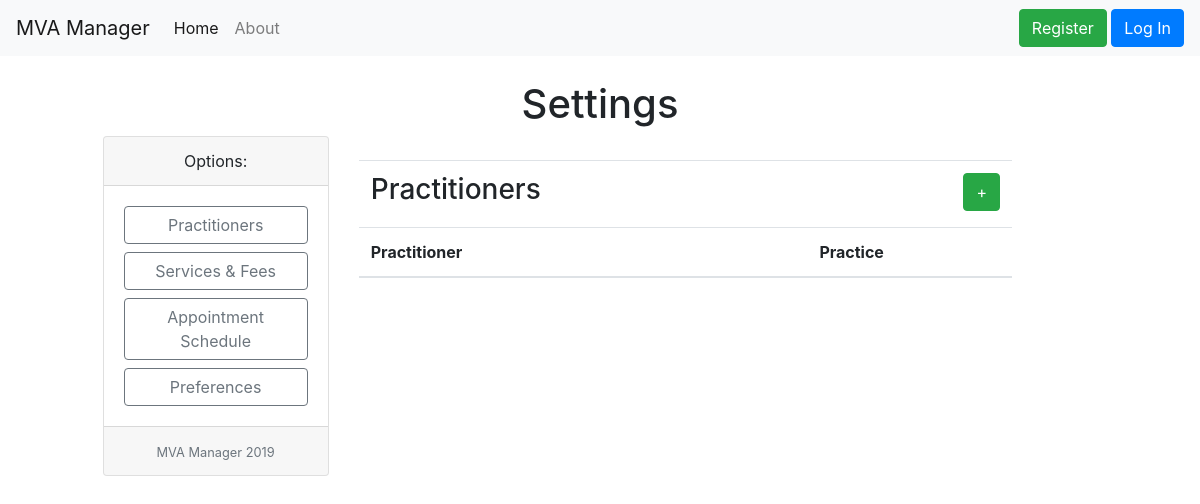
The page /settings/practitioners on the database as committed earlier.
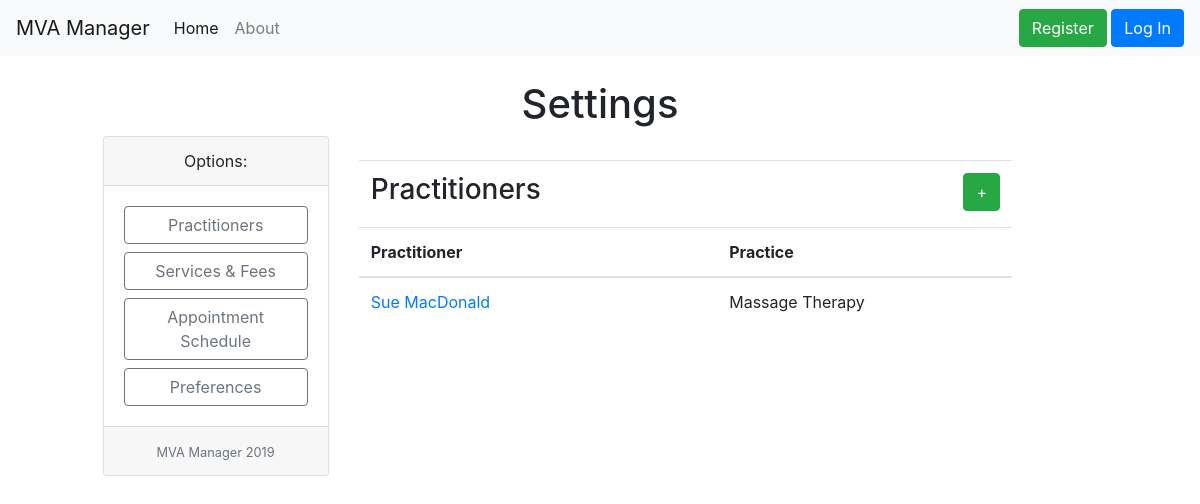
The same page on the database as committed later.
### mvaManager/models.py (models this page shows)
class Practitioner(db.Model):
  id = db.Column(db.Integer, primary_key=True)
  firstName = db.Column(db.String(20), nullable=False)
  lastName = db.Column(db.String(20), nullable=False)
  practice = db.Column(db.String(20), nullable=False)
  certificateNumber = db.Column(db.String(10), nullable=False)

### mvaManager/settings/routes.py (the view)
@settings.route('/settings/practitioners')
def practitioners():
  practitioners = Practitioner.query.all()
  return render_template('practitioners/practitioners.html', title="Practitioners", practitioners=practitioners)

### mvaManager/templates/practitioners/practitioners.html
{% extends "settings.html" %}
  {% block settings %}
  <br>
  <table class="table">
    <thead>
      <tr>
        <td> <h3> Practitioners </h3></td>
        <td style="text-align:right"> <a class="btn btn-success" href="{{ url_for('settings.addpractitioner')}}"> + </a></td>
      </tr>
      <tr>
        <th scope="col"> Practitioner </td>
        <th scope="col"> Practice </td>
      </tr>
    </thead>
    <tbody>
  {% for practitioner in practitioners %}
    <tr>
      <td> <a href="{{ url_for('settings.practitioner', practitioner_id=practitioner.id) }}"> {{ practitioner.firstName }} {{ practitioner.lastName }}</a></td>
      <td> {{ practitioner.practice }}</td>
    </tr>
  {% endfor %}
  </tbody>
</table>
  {% endblock %}

Rows that differ between the two databases and show on the page:
added Practitioner: firstName "Sue", lastName "MacDonald", practice "Massage Therapy"
